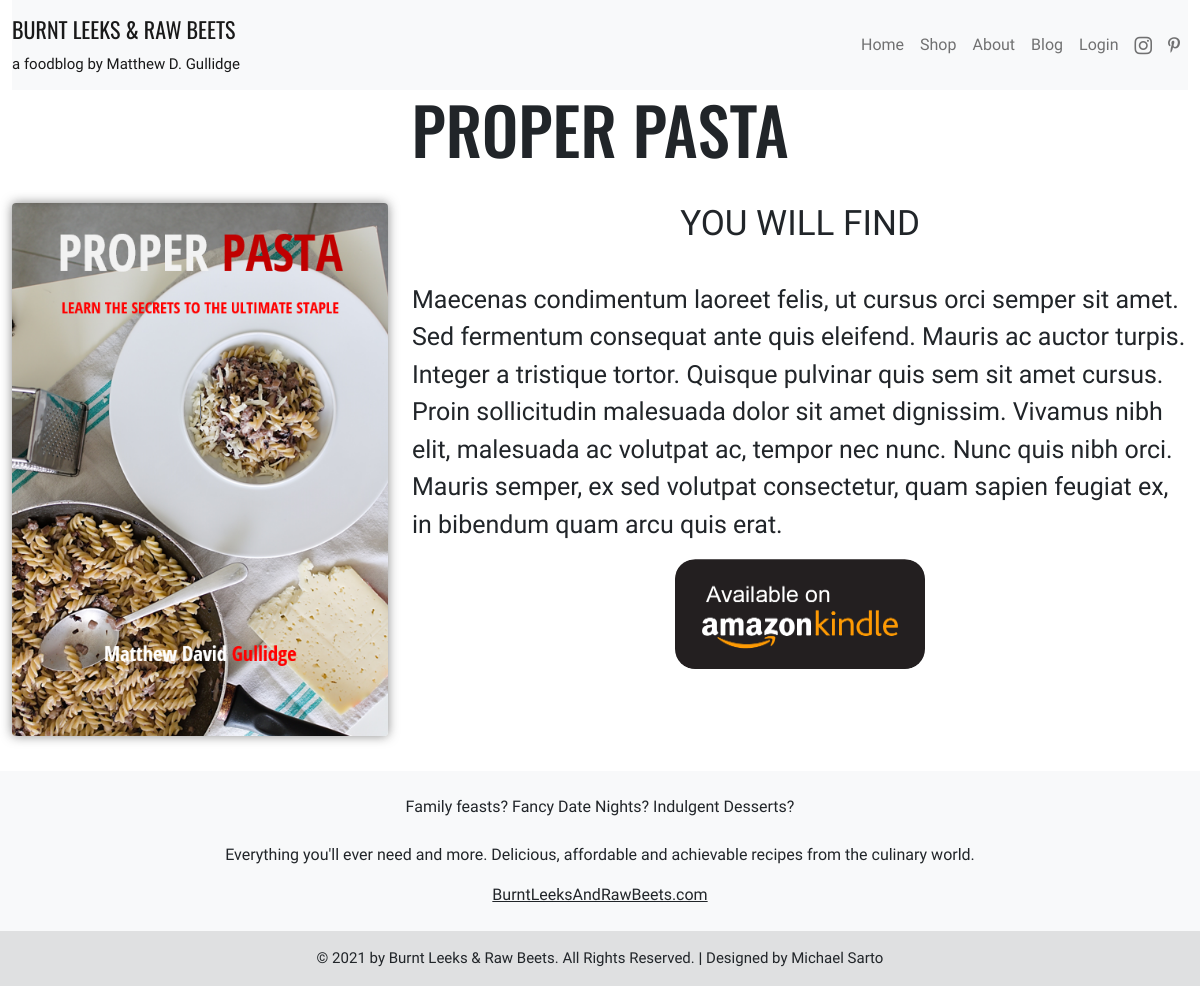
/product.php?item=12, run on the app's committed database.
### tables this page shows
CREATE TABLE `products` (
  `IdProduct` int(11) NOT NULL,
  `Title` varchar(255) NOT NULL,
  `Link` varchar(255) NOT NULL,
  `Description` text NOT NULL,
  `IdImage` int(11) NOT NULL
);

CREATE TABLE `images` (
  `IdImage` int(11) NOT NULL,
  `Path` varchar(255) NOT NULL
);

### DBHandler.php (called while the page is built, shortened)
<?php
class DBHandler
{
    private $db;
    public function getInstance()
    {
        return $this->db;
    }
    private function connect_database()
    {
        try {
            $connection_string = 'mysql:host=localhost;dbname=foodblog;charset=utf8';
            $connection_array = array(
                PDO::ATTR_ERRMODE => PDO::ERRMODE_EXCEPTION,
                PDO::ATTR_DEFAULT_FETCH_MODE => PDO::FETCH_ASSOC
            );
            $this->db = new PDO($connection_string, USER, PASSWORD, $connection_array);
        } catch (PDOException $e) {
            $this->db = null;
        }
    }
}

### DBHandlerObject.php (called while the page is built, shortened)
<?php
$dbh = new DBHandler();

### product.php (the view, shortened to what this page needs)
<!DOCTYPE html>
<html lang="en">
<head>
    <?php
    require_once("header.php");
    ?>
</head>
<body>
    <div class="container-fluid ">
        <?php
        if (isset($_GET['item']) && is_numeric($_GET['item'])) {
            $stmt = $dbh->getInstance()->prepare("SELECT `IdProduct`,`Title`,`Link`,`Description`,images.Path FROM `products` INNER JOIN images on images.IdImage=products.IdImage WHERE IdProduct=:idProduct ");
            $stmt->bindParam(':idProduct', $_GET['item']);
            $stmt->execute();
            $row = $stmt->fetch();
        } else {
            header('Location: shop.php');
        }
        require_once("navbar.php");
        ?>
        <header class="text-center logo">
            <h1 style="font-size: 65px"><?php echo strtoupper(htmlentities($row['Title'])); ?></h1>
        </header>
        <div class="row" style="margin-bottom:3%">
            <div class="col-12 col-sm-12 col-lg-4 col-md-6 d-flex justify-content-center">
                <a href="<?php echo $row['Link'] ?>" class="box rounded">
                    <?php echo ' <img src="' . $row['Path'] . '" class="img-fluid rounded" alt="' .$row['Title'] . '" style="margin-botom:3%;  box-shadow: 0 0 11px rgba(33, 33, 33, 0.534);">'  ?>
                </a>
            </div>
            <div class="col-12 col-sm-12 col-lg-8 col-md-6 d-flex justify-content-center">
                <h4 style="font-size: 35px" class="navbar-font position-absolute" style="margin-top:10%">YOU WILL FIND</h4>
                <div class="position-relative" style="margin-top:10%;">
                    <p class="navbar-font" style="font-size:25px"><?php echo  $row['Description'] ?> </p>
                    <div class="d-flex justify-content-center">
                        <a href="<?php echo $row['Link'] ?>" ><img src="Images/amazon-kindle-logo_16.png" class="box" style="border-radius: 20px; width: 250px; height: 110px; background-color:none"></a>
                    </div>
                </div>
            </div>
        </div>
    </div>
    <?php require_once("footer.php"); ?>
</body>
</html>

### style.css (style rules this page uses)
.logo { font-family: 'Oswald', sans-serif; font-size: 22px; }
.navbar-font { font-family: 'Lexend', sans-serif !important; }
.box { transition: box-shadow .3s; }

### data on the page
products: Title "PROPER PASTA", IdImage.Path (picture), Description "Maecenas condimentum laoreet felis, ut cursus orci semper sit amet. Sed fermentum consequat ante quis eleifend. Mauris ac auctor turpis. Integer a tristique tortor. Quisque pulvinar quis sem sit amet cursus. Proin sollicitudin malesuada dolor sit amet dignissim. Vivamus nibh elit, malesuada ac volutpat ac, tempor nec nunc. Nunc quis nibh orci. Mauris semper, ex sed volutpat consectetur, quam sapien feugiat ex, in bibendum quam arcu quis erat."
